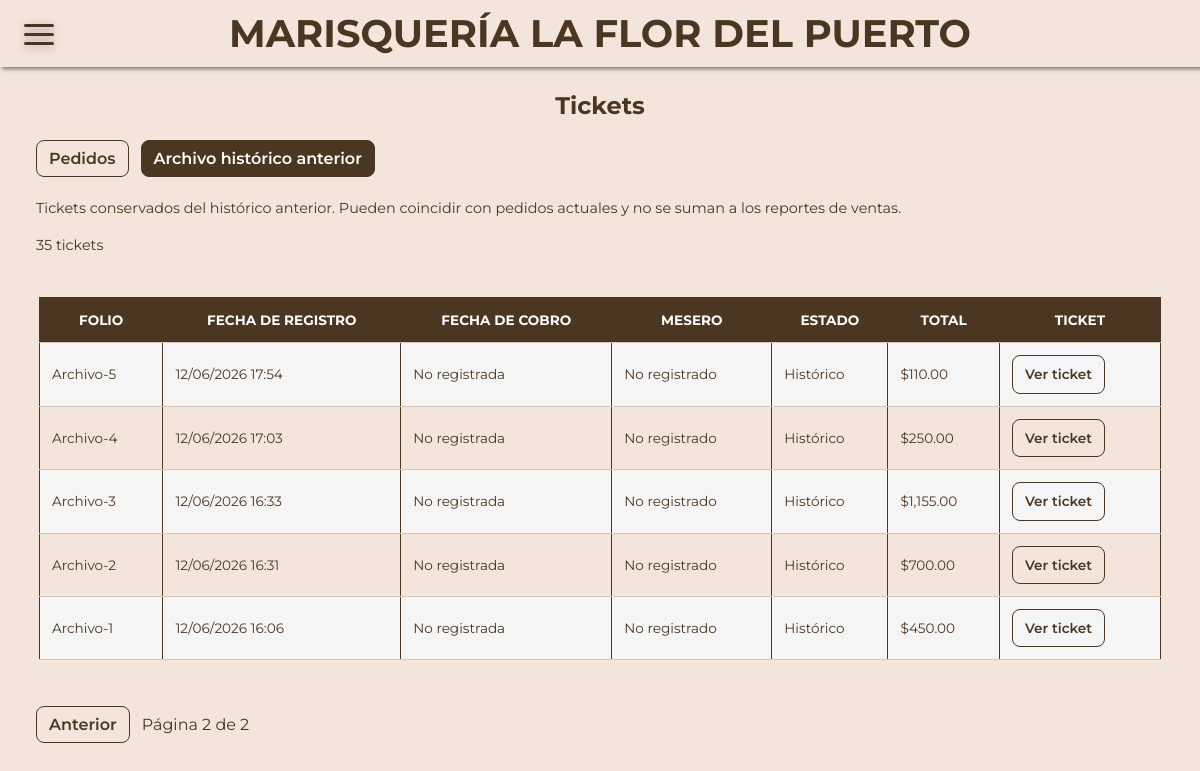
The page /tickets?pagina=2&archivo=1&estado=&folio= (signed in) on the database its author committed.
### models.py (models this page shows)
class PedidoHistorico(db.Model):
    id = db.Column(db.Integer, primary_key=True)
    productos = db.Column(db.Text)  # o relación si usas modelo relacional
    total = db.Column(db.Float)
    fecha = db.Column(db.DateTime, default=datetime.now)

### app.py (the view)
        def wrapped(*args, **kwargs):
            if 'username' not in session:
                return redirect(url_for('login'))
            if session.get('tipo_usuario') not in allowed_roles:
                flash('No tienes permiso para acceder a esta página', 'error')
                return redirect(url_for('index'))
            return f(*args, **kwargs)

### app.py (called while the page is built)
def usuario_actual():
    usuario = Users.query.filter_by(username=session.get('username'), activo=True).first()
    if not usuario or session.get('version_sesion', 0) != usuario.version_sesion:
        return None
    return usuario

@app.before_request
def validar_sesion_actual():
    if 'username' in session:
        usuario = usuario_actual()
        if not usuario:
            session.clear()
        else:
            session['tipo_usuario'] = usuario.rol

def role_required(*allowed_roles):
    def decorator(f):
        def wrapped(*args, **kwargs):
            if 'username' not in session:
                return redirect(url_for('login'))
            if session.get('tipo_usuario') not in allowed_roles:
                flash('No tienes permiso para acceder a esta página', 'error')
                return redirect(url_for('index'))
            return f(*args, **kwargs)
        wrapped.__name__ = f.__name__
        return wrapped
    return decorator

### templates/tickets.html (shortened to what this page needs)
{% extends 'base.html' %}
{% block content %}
<section class="ventas-pagina">
    <h2>Tickets</h2>
    <nav class="tickets-pestanas" aria-label="Origen de tickets">
        <a class="auditoria-ver-ticket" href="{{ url_for('tickets') }}" {% if not archivo %}aria-current="page"{% endif %}>Pedidos</a>
        <a class="auditoria-ver-ticket" href="{{ url_for('tickets', archivo=1) }}" {% if archivo %}aria-current="page"{% endif %}>Archivo histórico anterior</a>
    </nav>
    {% if archivo %}
    <p class="ventas-subtitulo">Tickets conservados del histórico anterior. Pueden coincidir con pedidos actuales y no se suman a los reportes de ventas.</p>
    {% endif %}
    <p class="ventas-subtitulo">{{ paginacion.total }} tickets</p>
    <div class="ventas-tabla-scroll"><table class="tickets-tabla">
        <thead><tr><th>Folio</th><th>{{ 'Fecha de registro' if archivo else 'Fecha de creación' }}</th><th>Fecha de cobro</th><th>Mesero</th><th>Estado</th><th>Total</th><th>Ticket</th></tr></thead>
        <tbody>{% for ticket in paginacion.items %}<tr>
            <td>{{ 'Archivo-' ~ ticket.id if archivo else ticket.folio or ticket.id }}</td>
            <td>{{ ticket.fecha.strftime('%d/%m/%Y %H:%M') if ticket.fecha else 'No registrada' }}</td>
            <td>{% if archivo %}No registrada{% else %}{{ ticket.fecha_cobro.strftime('%d/%m/%Y %H:%M') if ticket.fecha_cobro else '—' }}{% endif %}</td>
            <td>{{ 'No registrado' if archivo else ticket.usuario_id }}</td>
            <td>{{ 'Histórico' if archivo else ticket.estado }}</td>
            <td>${{ '{:,.2f}'.format(ticket.total or 0) }}</td>
            <td><a class="auditoria-ver-ticket" target="_blank" rel="noopener" href="{{ url_for('ticket_archivo', ticket_id=ticket.id) if archivo else url_for('ticket_auditoria', pedido_id=ticket.id) }}">Ver ticket</a></td>
        </tr>{% else %}<tr><td colspan="7">No hay tickets que coincidan con la búsqueda.</td></tr>{% endfor %}</tbody>
    </table></div>
    <nav class="tickets-pestanas" aria-label="Páginas de tickets">
        {% if paginacion.has_prev %}<a class="auditoria-ver-ticket" href="{{ url_for('tickets', pagina=paginacion.prev_num, archivo=1 if archivo else 0, estado=estado, folio=folio) }}">Anterior</a>{% endif %}
        <span>Página {{ paginacion.page }} de {{ paginacion.pages or 1 }}</span>
    </nav>
</section>
{% endblock %}

### static/css/base.css (style rules this page uses)
* { margin: 0; padding: 0; box-sizing: border-box; }
html { scroll-behavior: smooth; }
body { --bg-color: #4b3621; --text-color: #fff; background-color: #f3e5dc; font-family: 'Montserrat', sans-serif; color: #4b3621; display: block; }
.auditoria-ver-ticket { display: inline-block; padding: 8px 12px; border: 1px solid #4b3621; border-radius: 8px; color: #4b3621; text-decoration: none; font-weight: 600; white-space: nowrap; }
.ventas-pagina { width: 94%; max-width: 1400px; margin: 24px auto; }
.ventas-pagina > h2 { text-align: center; margin-bottom: 12px; }
.ventas-subtitulo { margin: 14px 0; font-size: 0.9rem; line-height: 1.6; }
.ventas-grafica-scroll, .ventas-tabla-scroll { overflow-x: auto; padding: 6px 3px; }
.ventas-tabla table, .tickets-tabla { width: 100%; border-collapse: collapse; font-size: 0.85rem; }
.ventas-tabla td, .ventas-tabla th, .tickets-tabla td, .tickets-tabla th { padding: 12px; text-align: left; border-bottom: 1px solid #d9c4b3; line-height: 1.5; }
.tickets-pestanas { display: flex; flex-wrap: wrap; gap: 12px; align-items: center; margin: 20px 0; }
.tickets-pestanas [aria-current="page"] { background: #4b3621; color: white; }
a, button { border: none; cursor: pointer; outline: none; transition: 0.3s; }
h2 { font-size: clamp(1rem, 5vw, 1.5rem); text-wrap: balance; }
table { width: auto; border-collapse: collapse; margin: 20px auto; }
table th, table td { border: 1px solid #4b3621; padding: 8px; text-align: left; }
th { background-color: #4b3621; color: #fff; text-align: center !important; text-transform: uppercase; }
tr:nth-child(odd) { background-color: #f5f5f5; color: #4b3621; }

### rows shown on the page
PedidoHistorico: id "Archivo-5", fecha "12/06/2026 17:54", usuario_id "No registrado", estado "Histórico", total "110.00"
PedidoHistorico: id "Archivo-4", fecha "12/06/2026 17:03", usuario_id "No registrado", estado "Histórico", total "250.00"
PedidoHistorico: id "Archivo-3", fecha "12/06/2026 16:33", usuario_id "No registrado", estado "Histórico", total "1,155.00"
PedidoHistorico: id "Archivo-2", fecha "12/06/2026 16:31", usuario_id "No registrado", estado "Histórico", total "700.00"
PedidoHistorico: id "Archivo-1", fecha "12/06/2026 16:06", usuario_id "No registrado", estado "Histórico", total "450.00"

### other values the page prints
{{ paginacion.total }} "35"
{{ 'Fecha de registro' if archivo else 'Fecha de creación' }} "FECHA DE REGISTRO"
{{ paginacion.page }} "2"
{{ paginacion.pages or 1 }} "2"
